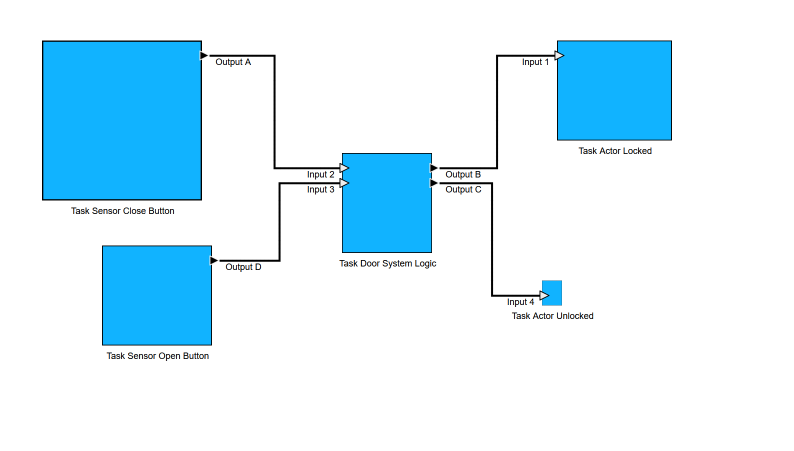
#> input picture door_system_after_preprocessing_big_padding.png, 1588 x 901 px (shown at 1/2 size)
$ jupyter execute --allow-errors scalable_vertex_detection.ipynb
#> lines starting #> are read from the running program, lines starting #| are printed output that depends on the picture; after the words box and inside, x2 and y2 are one past the last pixel; in counts of white or black regions, pixels touching at a corner belong together
# Scalable Vertex Recognition
University of Stuttgart, Institute of Aircraft Systems, Andreas Waldvogel, 2024

A Jupyter Notebook demonstrating how DOMAINES Visualization Verification finds so called scalable vertices in a screenshot of a block diagram. In the case of a Functions Layer of the Open Avionics Architecture Model, this comes down to blue boxes.

Find template on target image block diagram.
The used technology is open CV and template matching. Matplotlib is used for graphs.
Plotly produces nice graphs, however is super computing intensive, especially if 1 Mio pixels need to be calculated. So activate individual plots by setting activate_plotly to True.

Tested in VS Code using the Jupyter Notebook Plugin

#### Procedure
* Using template matching, a template is searched in a target image.
* A threshold of 60% is used.
* Boxes of the matched pixels are drawn.
* Only boxes on the foreground are allowed (step probably not needed anymore)
* Individual boxes are composed to super boxes representing the searched tasks.

#### images are removed to save space in the repository

#### Imports
make sure to have installed at least opencv, numpy and matplotlib. plotly is optional, but beautiful.

[cell 1]
import cv2
import numpy as np
from matplotlib import pyplot as plt
import plotly.graph_objects as go

## Input

[cell 2]
activate_plotly = False # turn expensive renderings on and off
threshold = 0.6 # 0.45 to find the upper left recangle

# Define the paths
# target_image_path = '3boxes_labels.png'
# target_image_path = '00_3boxes_labels_scaled.png' # default
# target_image_path = 'door_system.png' # version 1 for paper
target_image_path = 'door_system_after_preprocessing_big_padding.png' # version 2 for paper with scaled vertex
# [5 lines of commented-out code are left out]
template_image_path = 'task_180_200.png'
# template_image_path = 'greytemplate.png'

target_img = cv2.imread(target_image_path)
#> target_img is the input picture: shape (901, 1588, 3); mean B, G, R 251.2, 239.4, 214.3
template_img = cv2.imread(template_image_path)

#### Visualization of Input

[cell 3]
# # Draw target image and template image
# fig, ax = plt.subplots(1, 2, figsize=(15, 15))
# ax[0].imshow(cv2.cvtColor(target_img, cv2.COLOR_BGR2RGB))
# ax[0].set_title('Target Image')
# ax[1].imshow(cv2.cvtColor(template_img, cv2.COLOR_BGR2RGB))
# ax[1].set_title('Template Image')
# plt.show()

## Template Matching

Use opencv template matching: https://docs.opencv.org/4.10.0/df/dfb/group__imgproc__object.html

#> (a cell that did not finish here is left out)

#### Visualization of Template Matching

[cell 5]
# [5 lines of commented-out code are left out]

#### Visualization of Template Matching over Target Image

res seems to be smaller than template_img because there are no matches outside the small area shown.

[cell 6]
# [6 lines of commented-out code are left out]

#### Visualization of Template Matching 3D with plotly

[cell 7]
# !! Danger !! plotly is expensive
if activate_plotly:
  fig = go.Figure(data=[go.Surface(z=res)])
  fig.update_layout(title='Heatmap Template Matching (Normalized)',
                    scene=dict(
                      yaxis=dict(autorange='reversed')
                    ), # This reverses the y-axis in a 3D plot
                    height=1500)
  fig.show()

#### Visualization of Template Matching 3D with plotly with screenshot for paper

#> (a cell that did not finish here is left out)

## Thresholding

### Histogram for Thresholding

[cell 9]
# [8 lines of commented-out code are left out]

### Threshold Template Matching

#> (a cell that did not finish here is left out)

## Visualization after Thresholding

### Analysis After Thresholding

#> (a cell that did not finish here is left out)

### 2D Visualization

[cell 12]
# [7 lines of commented-out code are left out]

### 2D on Target Image

[cell 13]
# [6 lines of commented-out code are left out]

#### 2D big Xes on Target Image
Xes are easy to see, but their color does not provide a colorscale

TODO: add this visualization to actual code base

[cell 14]
# [6 lines of commented-out code are left out]

### 3D with Plotly

[cell 15]
if activate_plotly: # not as expensive anymore, way less pixels
  fig = go.Figure(
    data=[go.Surface(
      z=thresholded_res)]
    )
  fig.update_layout(title=f'Heatmap Template Matching (Normalized, Thresholded at {threshold})',
                    scene=dict(
                      zaxis=dict(range=[threshold, 1]),
                      yaxis=dict(autorange='reversed'), # This reverses the y-axis in a 3D plot    --- use this, super good!
                    ),
                    height=1200)
  fig.show()

### 2D with Plotly

[cell 16]
# again with plotly, but 2D
if activate_plotly:
  fig = go.Figure(
    data=go.Heatmap(
      z=thresholded_res,
      ),
    )
  fig.update_layout(title='Heatmap Template Matching (Normalized, Thresholded)',
                    scene=dict(
                      yaxis=dict(autorange='reversed')
                    ), # This reverses the y-axis in a 3D plot    --- use this, super good!
                    height=1200)
  fig.show()

## From Pixels to Boxes

### Bounding Boxes before Foreground check
Draw bounding boxes for every single matched template. (A 180x200 box for every single pixel)

[cell 17]
# [10 lines of commented-out code are left out]

### Threshold to get Foreground
Original target image is thresholded to get foreground. This is used to restrict matches to the foreground. TODO: is this still a thing?

[cell 18]
# Convert to grayscale
target_gray = cv2.cvtColor(target_img, cv2.COLOR_BGR2GRAY)
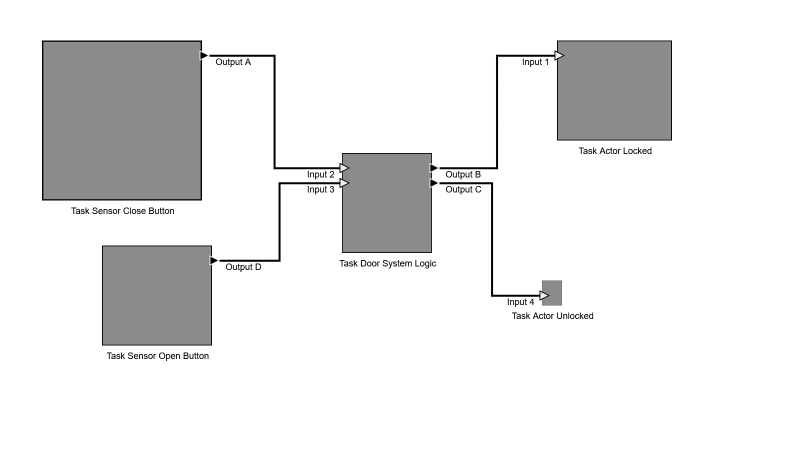
#> target_gray: shape (901, 1588) (shown at 1/2 size); min 0, max 255, mean 233.2

# Threshold the image
_, target_thresh = cv2.threshold(target_gray, 245, 255, cv2.THRESH_BINARY_INV)
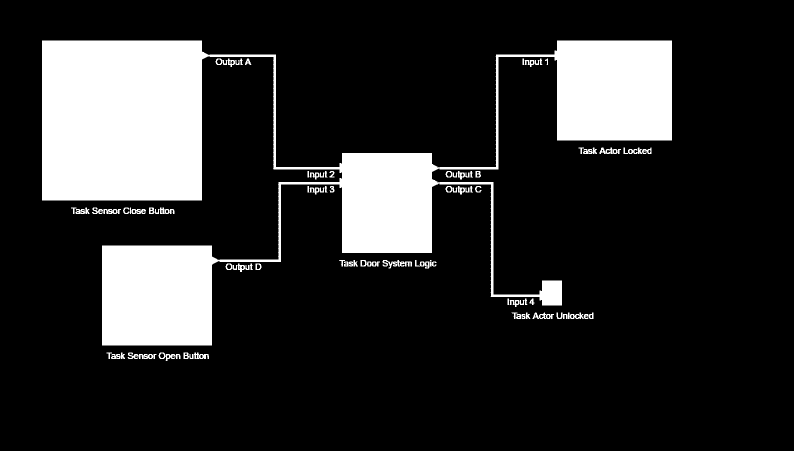
#> target_thresh: shape (901, 1588) (shown at 1/2 size); 17.4% white; 71 white regions (1 under 20 px), largest, box (x1, y1, x2, y2) and area: (84, 81, 1344, 691) 240203, (765, 520, 824, 537) 430, (184, 415, 242, 428) 390

### Visualize Foreground

[cell 19]
# fig, ax = plt.subplots(1, 2, figsize=(15, 15))
# ax[0].imshow(target_gray, cmap='gray')
# ax[0].set_title('Target Image Grayscale')
# ax[1].imshow(target_thresh, cmap='gray')
# ax[1].set_title('Target Image Thresholded')
# plt.show()

### Filter Foreground
Filters the bounding boxes of the vertices. Only locations in the foreground are kept. This is probably obsolete.

[cell 20]
loc_foreground = []
#> (the rest of this cell did not finish here and is left out)

### Visualize Bounding Boxes after Foreground Filtering

[cell 21]
# [8 lines of commented-out code are left out]

### Analyse Foreground Check
Foregound check has currently negligible effect and could be deactivated.

#> (a cell that did not finish here is left out)

#### Visualize Remaining Matches after Foreground Filter

[cell 23]
# [11 lines of commented-out code are left out]

#### ... on Target Image

[cell 24]
# [6 lines of commented-out code are left out]

Idea. To distinguish between differently coloured boxes do comparison above the threshold which coloured box gets the most points. Old idea. It is easier if it finds every box with confidence.

### Fill bounding boxes
Fills the bounding boxes of the vertices

[cell 25]
matched_templates_bbox_filled = np.zeros(target_img.shape[:2], dtype=np.uint8)
for pt in loc_foreground:
    cv2.rectangle(matched_templates_bbox_filled, pt, (pt[0] + template_img.shape[1], pt[1] + template_img.shape[0]), 255, -1)
#> matched_templates_bbox_filled: shape (901, 1588); every value is 0

#### Plot filled bounding boxes

[cell 26]
# [5 lines of commented-out code are left out]

### Find Contours in the super boxes
The overlapping bounding boxes are now puzzled together to big boxes

[cell 27]
target_img_boundings_grouped = target_img.copy()

# Find contours
contours, _ = cv2.findContours(matched_templates_bbox_filled, cv2.RETR_EXTERNAL, cv2.CHAIN_APPROX_SIMPLE)
#> contours = []

# Store the bounding boxes of the vertices
bounding_boxes = []

# Draw bounding boxes based on contours and save their coordinates
for cnt in contours:
    x, y, w, h = cv2.boundingRect(cnt)
    cv2.rectangle(target_img_boundings_grouped, (x, y), (x+w, y+h), (0, 255, 0), 4)
    bounding_boxes.append((x, y, w, h))
#> after the loop, bounding_boxes = []
print(f"bounding_boxes: {bounding_boxes}")
#| bounding_boxes: []

$ run again, with system.png copied over door_system_after_preprocessing_big_padding.png
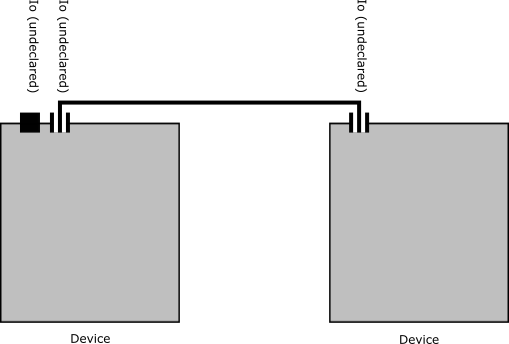
#> input picture system.png, 509 x 344 px
#> target_img is the input picture: shape (344, 509, 3); min 0, max 255, mean 222
#> `_, target_thresh = cv2.threshold(target_gray, 245, 255, cv2.THRESH_BIN..`:
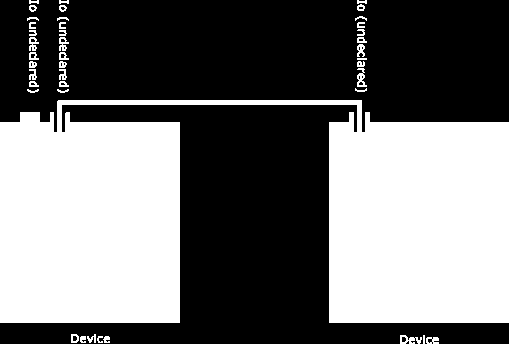
#> target_thresh: shape (344, 509); 43.4% white; 42 white regions (1 under 20 px), largest, box (x1, y1, x2, y2) and area: (0, 100, 509, 323) 74323, (400, 335, 422, 344) 112, (357, 68, 367, 87) 104
#> after the loop `for cnt in contours:`: bounding_boxes = []
#| bounding_boxes: []
